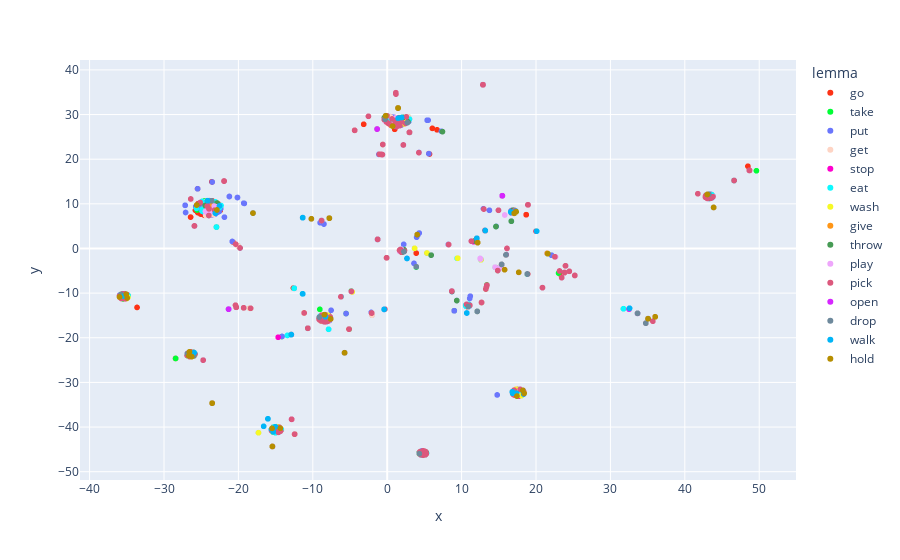

Notebook source saved alongside this figure:
### Code cell
lemmas = [y.split('_')[0] for y in y_plot]
pos = [y.split('_')[1] for y in y_plot]
ps = [y.split(' ')[0] for y in m_plot]
ts = [y.split(' ')[1] for y in m_plot]
pts = [y.rsplit(' ', 1)[0] for y in m_plot]
steps = [y.split(' ')[2] for y in m_plot]

ddict = {'x': red[:,0], 'y': red[:,1], 'lemma': lemmas, 'pos': pos,
         'lemmapos': y_plot, 'participant': ps, 'task': ts, 'pt': pts, 'step': steps}

top_feat = [vocab[i] for i in np.argmax(X_plot, axis=1)]
ddict['top'] = top_feat
    
feats = ['participant', 'top', 'step', 'pt'] 

if red.shape[1] == 3:
    ddict['z'] = red[:,2]
    d = pd.DataFrame.from_dict(ddict)
    fig = px.scatter_3d(d, x="x", y="y", z="z", color='lemma',
                 hover_data=feats)
else:
    d = pd.DataFrame.from_dict(ddict)
    fig = px.scatter(d, x="x", y="y", color='lemma', hover_data=feats,
                    color_discrete_sequence=px.colors.qualitative.Light24)
    
name = '%s_supervised=%s_mode=%s_obj=%s_win=%s_k=%s'%(POS, SUPERVISED, MODE,
                                                      OBJS, WIN_SIZE, K)
fig.write_image("figures/%s.pdf"%name)
fig.show()

### Figure 1 — Plotly figure (JSON) as saved in the notebook; plotly's stock layout.template omitted (floating-point values rounded to 4 significant figures; data arrays with more than 128 entries replaced by an {"elided": "..."} marker saying what was removed)
{"data": [{"customdata": {"elided": "300x4 str values"}, "hoverlabel": {"namelength": 0}, "hovertemplate": "lemma=go<br>x=%{x}<br>y=%{y}<br>participant=%{customdata[0]}<br>top=%{customdata[1]}<br>step=%{customdata[2]}<br>pt=%{customdata[3]}", "legendgroup": "go", "marker": {"color": "#FD3216", "symbol": "circle"}, "mode": "markers", "name": "go", "showlegend": true, "type": "scattergl", "x": {"elided": "300 float values"}, "xaxis": "x", "y": {"elided": "300 float values"}, "yaxis": "y"}, {"customdata": {"elided": "104x4 str values"}, "hoverlabel": {"namelength": 0}, "hovertemplate": "lemma=take<br>x=%{x}<br>y=%{y}<br>participant=%{customdata[0]}<br>top=%{customdata[1]}<br>step=%{customdata[2]}<br>pt=%{customdata[3]}", "legendgroup": "take", "marker": {"color": "#00FE35", "symbol": "circle"}, "mode": "markers", "name": "take", "showlegend": true, "type": "scattergl", "x": [-1.284, -8.823, -10.67, -12.89, -24.79, -35.49, -25.99, -34.94, 23.03, 18.82, 13.4, 10.97, -22.38, 12.87, 49.63, -10.19, -8.824, 2.992, 9.014, -20.03, -1.355, 12.87, 48.69, 1.363, 14.5, 12.59, -14.16, -5.107, 12.61, 9.014, -19.78, 43.67, 4.419, 46.63, 46.63, 46.63, 48.69, 2.84, -0.01182, -24.51, 14.86, 13.39, -20.03, 2.992, -0.08006, -4.825, -28.44, 48.69, 12.1, 3.899, -7.779, 42.88, 15.47, -21.32, -35.4, -26.88, 0.708, 12.87, 48.69, -5.531, -2.09, -24.81, -35.24, -23.53, -14.48, -5.531, -2.088, -34.82, -26.58, 16.92, -15.36, 12.68, 13.26, 11.1, 2.007, 31.76, 12.16, 21.57, 1.458, 1.458, 1.458, 1.458, -35.97, -23.53, -15.36, 1.458, -5.731, 35.06, -8.27, 1.458, 1.458, 1.458, 23.97, 22.09, 21.58, -9.135, 17.27, -9.052, -11.37, -7.782, 17.33, -25.56, -22.95, -12.51], "xaxis": "x", "y": [2.042, 6.245, -17.87, -19.29, 9.307, -11.3, -23.3, -10.36, -5.507, -5.741, -8.205, -12.51, 8.982, 36.67, 17.41, 6.641, 6.245, 26.01, -13.95, 0.5631, 26.75, 36.67, 17.5, 29.28, -4.194, -2.513, -19.72, -18.08, -2.496, -13.95, 0.1123, 11.39, -45.53, 15.22, 15.22, 15.22, 17.5, 29.49, 29.71, 10.68, -4.947, -8.153, 0.5629, 26.01, -2.086, -9.537, -24.63, 17.5, -14.09, -4.17, 6.794, 11.96, 11.8, -13.59, -10.7, -23.99, 28.2, 36.67, 17.5, -14.57, -14.47, 10.56, -10.14, -34.64, -40.07, -14.57, -14.47, -10.57, -23.18, -31.98, -41.08, -12.1, -9.082, -12.75, 29.35, -13.5, 1.318, -1.166, 31.46, 31.46, 31.46, 31.46, -10.86, -34.64, -41.08, 31.46, -23.36, -15.73, -16.01, 31.46, 31.46, 31.46, -3.883, -1.501, -1.164, -15.87, 8.023, -13.64, -10.16, -16.13, 8.199, 8.622, 4.796, -8.917], "yaxis": "y"}, {"customdata": {"elided": "292x4 str values"}, "hoverlabel": {"namelength": 0}, "hovertemplate": "lemma=put<br>x=%{x}<br>y=%{y}<br>participant=%{customdata[0]}<br>top=%{customdata[1]}<br>step=%{customdata[2]}<br>pt=%{customdata[3]}", "legendgroup": "put", "marker": {"color": "#6A76FC", "symbol": "circle"}, "mode": "markers", "name": "put", "showlegend": true, "type": "scattergl", "x": {"elided": "292 float values"}, "xaxis": "x", "y": {"elided": "292 float values"}, "yaxis": "y"}, {"customdata": {"elided": "50x4 str values"}, "hoverlabel": {"namelength": 0}, "hovertemplate": "lemma=get<br>x=%{x}<br>y=%{y}<br>participant=%{customdata[0]}<br>top=%{customdata[1]}<br>step=%{customdata[2]}<br>pt=%{customdata[3]}", "legendgroup": "get", "marker": {"color": "#FED4C4", "symbol": "circle"}, "mode": "markers", "name": "get", "showlegend": true, "type": "scattergl", "x": [17.23, -12.85, -2.088, 23.83, 23.96, 22.54, -23.43, 17.71, -12.85, -2.039, -20.03, 9.469, 15.38, 15.96, -8.789, -24.61, 2.842, -23.4, 0.4565, -24.29, 15.11, 15.78, 17.69, -34.85, -23.53, -15.48, -9.123, 11.61, -14.65, -23.53, -15.48, -1.292, -8.825, -1.355, -1.355, -8.312, 23.45, 20.87, 2.231, 2.231, 11.1, -24.66, 5.287, 43.71, 17.01, -24.39, 16.98, -11.16, -18.48, 17.27], "xaxis": "x", "y": [-32.92, -38.26, -14.47, -5.396, -3.884, -1.861, 8.89, -32.31, -38.26, -14.93, 0.5631, -2.173, -3.583, -1.441, -16.31, 9.066, 29.49, 7.543, 29.46, 10.64, -4.384, -4.749, -5.344, -10.94, -34.64, -40.29, -15.48, 1.507, -19.89, -34.64, -40.29, 2.042, 6.246, 26.75, 26.75, -15.61, -6.531, -8.777, -0.245, -0.245, -12.75, 8.288, -45.84, 11.88, 7.858, 7.393, 7.856, -14.45, -13.39, 8.023], "yaxis": "y"}, {"customdata": [["1_1a", "1", "21124-21132", "1_1a 1"], ["1_1a", "3", "21132-21141", "1_1a 1"], ["1_1a", "3", "21141-21178", "1_1a 1"], ["2_2a", "1", "10220-10251", "2_2a 1"], ["2_2a", "3", "10251-10278", "2_2a 1"], ["2_2a", "3", "10278-10284", "2_2a 1"], ["3_1b", "1", "16918-16920", "3_1b 2"], ["3_1b", "1", "16920-16945", "3_1b 2"], ["4_2b", "4", "13433-13446", "4_2b 1"], ["4_2b", "3", "13446-13464", "4_2b 1"], ["4_2b", "3", "13464-13467", "4_2b 1"], ["10_2b", "3", "65867-65871", "10_2b 5"], ["10_2b", "3", "65871-65899", "10_2b 5"], ["11_1c", "7", "46287-46305", "11_1c 5"], ["11_1c", "3", "46305-46314", "11_1c 5"], ["11_1c", "3", "46314-46323", "11_1c 5"], ["12_2c", "1", "52048-52074", "12_2c 5"], ["12_2c", "1", "52074-52075", "12_2c 5"], ["14_2a", "1", "44795-44829", "14_2a 5"], ["14_2a", "1", "44829-44849", "14_2a 5"]], "hoverlabel": {"namelength": 0}, "hovertemplate": "lemma=stop<br>x=%{x}<br>y=%{y}<br>participant=%{customdata[0]}<br>top=%{customdata[1]}<br>step=%{customdata[2]}<br>pt=%{customdata[3]}", "legendgroup": "stop", "marker": {"color": "#FE00CE", "symbol": "circle"}, "mode": "markers", "name": "stop", "showlegend": true, "type": "scattergl", "x": [17.5, -12.85, -2.088, 17.77, -16.03, -12.89, 12.87, 48.69, 11.6, -14.65, -26.1, -34.94, -26.02, -0.08364, -4.716, -2.088, 12.87, 48.69, 12.87, 48.7], "xaxis": "x", "y": [-31.5, -38.26, -14.47, -33.06, -38.15, -19.29, 36.67, 17.5, 1.506, -19.89, -23.24, -10.36, -23.28, -2.088, -9.738, -14.47, 36.67, 17.5, 36.67, 17.5], "yaxis": "y"}, {"customdata": {"elided": "104x4 str values"}, "hoverlabel": {"namelength": 0}, "hovertemplate": "lemma=eat<br>x=%{x}<br>y=%{y}<br>participant=%{customdata[0]}<br>top=%{customdata[1]}<br>step=%{customdata[2]}<br>pt=%{customdata[3]}", "legendgroup": "eat", "marker": {"color": "#0DF9FF", "symbol": "circle"}, "mode": "markers", "name": "eat", "showlegend": true, "type": "scattergl", "x": [17.79, -14.25, -5.73, 0.3344, -16.03, -13.41, -1.355, -22.34, -1.355, 4.602, 10.97, -22.75, 23.83, 25.21, 32.51, -23.12, 2.279, -7.955, -15.43, 2.992, -35.75, -26.85, 1.732, -34.82, 17.62, -15.0, 2.984, -5.729, 33.64, 31.76, -23.53, -23.53, -23.53, -23.53, -25.82, -1.281, -8.823, 11.79, 1.883, -22.54, 10.55, -7.876, -6.2, -18.04, -11.36, 1.928, 11.03, 2.236, 9.4, 43.87, -14.59, -24.87, 2.117, 2.162, -24.89, 17.14, -15.3, -1.355, -1.355, 2.992, 12.87, 46.63, 42.86, 2.992, -23.98, 12.05, 13.17, 1.458, -25.64, 1.458, 18.04, 1.458, 1.458, 1.458, 16.69, 14.62, -24.88, 17.84, -14.88, 17.07, 18.04, -15.43, 35.06, 10.6, 23.84, 17.71, -15.01, -5.731, 35.06, 1.458, -9.022, 17.88, -15.14, 1.458, 5.287, 43.62, 1.458, -22.95, -12.51, -35.78, -26.1, 1.458, 23.84, -8.456], "xaxis": "x", "y": [-31.54, -40.5, -23.36, 28.48, -38.15, -19.47, 26.75, 9.625, 26.75, -46.26, -12.51, 9.932, -5.396, -6.046, -13.58, 10.47, 28.8, -14.95, -44.35, 26.01, -10.25, -23.54, 27.56, -10.57, -32.07, -41.27, 28.97, -23.36, -14.53, -13.5, -34.64, -34.64, -34.64, -34.64, -23.59, 2.04, 6.245, 1.682, -0.1649, 9.174, -12.71, -18.1, -10.8, 7.925, 6.908, 29.34, -12.95, -0.2515, -2.203, 9.185, -41.16, 8.74, -0.1725, 29.35, 10.54, -32.86, -40.01, 26.75, 26.75, 26.01, 36.67, 15.22, 11.95, 26.01, 7.385, 2.278, 3.994, 31.46, 9.0, 31.46, -32.95, 31.46, 31.46, 31.46, 6.111, 4.915, 8.366, -32.5, -39.93, 7.896, -32.95, -44.35, -15.73, -12.92, -5.397, -32.21, -41.27, -23.36, -15.73, 31.46, -15.15, -31.56, -39.95, 31.46, -45.86, 12.03, 31.46, 4.796, -8.917, -10.28, -23.24, 31.46, -5.397, -16.43], "yaxis": "y"}, {"customdata": {"elided": "51x4 str values"}, "hoverlabel": {"namelength": 0}, "hovertemplate": "lemma=wash<br>x=%{x}<br>y=%{y}<br>participant=%{customdata[0]}<br>top=%{customdata[1]}<br>step=%{customdata[2]}<br>pt=%{customdata[3]}", "legendgroup": "wash", "marker": {"color": "#F6F926", "symbol": "circle"}, "mode": "markers", "name": "wash", "showlegend": true, "type": "scattergl", "x": [2.327, 23.96, 22.54, 9.469, 9.468, 17.47, -17.3, -19.29, 3.685, 5.345, 12.61, -8.899, -35.71, -25.99, -0.594, -1.042, -7.683, 12.68, 13.26, -1.355, -35.24, -25.87, 1.11, 4.328, 43.04, 2.291, -11.16, -18.36, 20.05, 48.69, 18.01, -14.86, -8.01, 0.6739, -0.08364, -4.716, -2.088, 5.166, 43.87, -14.63, 25.22, 32.51, -34.85, -23.53, -14.36, -35.0, -26.28, 17.28, -23.53, -26.58, 1.458], "xaxis": "x", "y": [28.81, -3.882, -1.858, -2.174, -2.173, -31.54, -41.27, -13.29, 0.02143, -1.011, -2.495, -16.24, -10.2, -24.09, 23.29, 21.11, -15.32, -12.1, -9.081, 26.75, -10.14, -23.85, 28.06, -46.02, 11.26, 27.91, -14.45, -13.4, 3.894, 17.5, -32.97, -39.93, -14.93, 27.45, -2.088, -9.737, -14.47, -45.52, 9.186, -39.96, -6.046, -13.58, -10.93, -34.64, -40.93, -11.21, -24.21, -31.57, -34.64, -23.18, 31.46], "yaxis": "y"}, {"customdata": [["1_1a", "4", "33784-33786", "1_1a 3"], ["1_1a", "5", "33786-33822", "1_1a 3"], ["1_1a", "3", "33822-33831", "1_1a 3"], ["1_1a", "3", "33831-33839", "1_1a 3"], ["3_1b", "2", "20449-20539", "3_1b 3"], ["4_2b", "1", "35708-35717", "4_2b 4"], ["8_2a", "3", "25928-25929", "8_2a 3"], ["8_2a", "3", "25929-25938", "8_2a 3"], ["8_2a", "3", "25938-25947", "8_2a 3"], ["8_2a", "3", "25947-25951", "8_2a 3"], ["17_1c", "1", "32057-32074", "17_1c 4"]], "hoverlabel": {"namelength": 0}, "hovertemplate": "lemma=give<br>x=%{x}<br>y=%{y}<br>participant=%{customdata[0]}<br>top=%{customdata[1]}<br>step=%{customdata[2]}<br>pt=%{customdata[3]}", "legendgroup": "give", "marker": {"color": "#FF9616", "symbol": "circle"}, "mode": "markers", "name": "give", "showlegend": true, "type": "scattergl", "x": [12.16, 21.51, 33.64, 35.06, -23.53, 2.992, -35.89, -23.53, -12.44, -5.132, 1.458], "xaxis": "x", "y": [1.317, -1.091, -14.53, -15.73, 9.605, 26.01, -11.01, -34.64, -41.59, -18.07, 31.46], "yaxis": "y"}, {"customdata": {"elided": "35x4 str values"}, "hoverlabel": {"namelength": 0}, "hovertemplate": "lemma=throw<br>x=%{x}<br>y=%{y}<br>participant=%{customdata[0]}<br>top=%{customdata[1]}<br>step=%{customdata[2]}<br>pt=%{customdata[3]}", "legendgroup": "throw", "marker": {"color": "#479B55", "symbol": "circle"}, "mode": "markers", "name": "throw", "showlegend": true, "type": "scattergl", "x": [2.065, -0.3711, 15.11, -8.35, -24.47, -25.2, 2.288, 5.102, 43.18, 2.791, -22.86, 2.162, 14.96, 5.907, 5.219, 42.79, -8.301, -10.67, -12.89, 16.95, 2.236, 16.95, 4.322, 43.37, 16.68, 14.62, 8.258, 2.254, 9.351, 8.702, 11.73, 7.429, -23.53, -26.1, 15.38], "xaxis": "x", "y": [-0.8122, 29.32, -4.384, -14.83, 9.631, 10.18, -0.6426, -46.22, 12.16, 28.35, 10.18, 29.35, -4.483, -1.495, -45.61, 11.46, -15.3, -17.87, -19.29, 8.579, -0.2515, 8.579, -45.69, 11.22, 6.11, 4.914, 0.8863, -0.2716, -11.66, -9.63, 1.69, 26.17, -34.64, -23.24, -3.58], "yaxis": "y"}, {"customdata": {"elided": "51x4 str values"}, "hoverlabel": {"namelength": 0}, "hovertemplate": "lemma=play<br>x=%{x}<br>y=%{y}<br>participant=%{customdata[0]}<br>top=%{customdata[1]}<br>step=%{customdata[2]}<br>pt=%{customdata[3]}", "legendgroup": "play", "marker": {"color": "#EEA6FB", "symbol": "circle"}, "mode": "markers", "name": "play", "showlegend": true, "type": "scattergl", "x": [17.87, -15.55, 35.06, 14.51, 12.55, 12.5, 10.67, -18.04, -10.19, -8.824, -22.95, 2.258, 10.99, -8.895, -5.731, 35.06, -1.355, -23.67, 1.17, -23.18, -0.2424, 15.79, 16.1, -7.927, 1.363, 17.02, -14.36, 1.901, -18.04, -11.35, 0.6383, -23.25, 23.97, 22.63, 8.257, -8.456, -24.43, -5.729, 35.06, 25.22, 32.51, 1.695, -24.18, 1.458, 1.458, 15.78, 17.69, 1.695, 1.458, -14.34, 15.11], "xaxis": "x", "y": [-31.56, -40.47, -15.73, -4.194, -2.377, -2.246, -12.54, 7.925, 6.641, 6.245, 9.31, -0.6985, -12.99, -16.23, -23.36, -15.73, 26.75, 8.3, 29.26, 9.174, 28.48, 7.502, 0.01503, -16.28, 29.28, -31.79, -40.29, -0.1603, 7.925, 6.907, 27.75, 9.508, -3.883, -1.884, 0.8865, -16.43, 8.32, -23.36, -15.73, -6.047, -13.58, -0.6266, 7.947, 31.46, 31.46, -4.752, -5.35, -0.6266, 31.46, -40.9, -4.384], "yaxis": "y"}, {"customdata": {"elided": "223x4 str values"}, "hoverlabel": {"namelength": 0}, "hovertemplate": "lemma=pick<br>x=%{x}<br>y=%{y}<br>participant=%{customdata[0]}<br>top=%{customdata[1]}<br>step=%{customdata[2]}<br>pt=%{customdata[3]}", "legendgroup": "pick", "marker": {"color": "#DC587D", "symbol": "circle"}, "mode": "markers", "name": "pick", "showlegend": true, "type": "scattergl", "x": {"elided": "223 float values"}, "xaxis": "x", "y": {"elided": "223 float values"}, "yaxis": "y"}, {"customdata": [["1_1a", "3", "41379-41382", "1_1a 4"], ["1_1a", "3", "41382-41391", "1_1a 4"], ["1_1a", "3", "41391-41400", "1_1a 4"], ["1_1a", "3", "41400-41409", "1_1a 4"], ["1_1a", "3", "41409-41414", "1_1a 4"], ["9_1b", "1", "28342-28351", "9_1b 4"], ["17_1c", "8", "41671-41679", "17_1c 5"], ["17_1c", "3", "41679-41697", "17_1c 5"], ["17_1c", "3", "41697-41707", "17_1c 5"]], "hoverlabel": {"namelength": 0}, "hovertemplate": "lemma=open<br>x=%{x}<br>y=%{y}<br>participant=%{customdata[0]}<br>top=%{customdata[1]}<br>step=%{customdata[2]}<br>pt=%{customdata[3]}", "legendgroup": "open", "marker": {"color": "#D626FF", "symbol": "circle"}, "mode": "markers", "name": "open", "showlegend": true, "type": "scattergl", "x": [-5.731, 33.64, 33.64, 33.64, 32.51, -1.355, 15.47, -21.32, -26.84], "xaxis": "x", "y": [-23.36, -14.53, -14.53, -14.53, -13.58, 26.75, 11.8, -13.59, -23.51], "yaxis": "y"}, {"customdata": [["1_1a", "7", "51307-51343", "1_1a 5"], ["2_2a", "3", "11928-11934", "2_2a 2"], ["2_2a", "3", "11934-11937", "2_2a 2"], ["7_1a", "2", "41991-41994", "7_1a 3"], ["7_1a", "1", "41994-42036", "7_1a 3"], ["7_1a", "3", "47473-47500", "7_1a 4"], ["8_2a", "6", "26945-26963", "8_2a 4"], ["9_1b", "1", "5789-5898", "9_1b 1"], ["9_1b", "2", "8157-8202", "9_1b 1"], ["10_2b", "1", "51825-51852", "10_2b 4"], ["11_1c", "1", "18689-18715", "11_1c 1"], ["11_1c", "3", "20441-20448", "11_1c 1"], ["11_1c", "3", "20448-20459", "11_1c 1"], ["11_1c", "6", "24608-24633", "11_1c 2"], ["11_1c", "7", "24633-24653", "11_1c 2"], ["12_2c", "3", "31203-31230", "12_2c 2"], ["17_1c", "1", "9809-9854", "17_1c 1"], ["17_1c", "1", "13863-13890", "17_1c 2"], ["17_1c", "3", "21724-21726", "17_1c 3"], ["17_1c", "3", "21726-21744", "17_1c 3"], ["17_1c", "3", "21744-21762", "17_1c 3"], ["17_1c", "3", "21762-21771", "17_1c 3"], ["17_1c", "5", "21771-21788", "17_1c 3"], ["17_1c", "1", "45162-45189", "17_1c 5"], ["18_2c", "9", "24347-24354", "18_2c 4"], ["18_2c", "8", "24354-24361", "18_2c 4"]], "hoverlabel": {"namelength": 0}, "hovertemplate": "lemma=drop<br>x=%{x}<br>y=%{y}<br>participant=%{customdata[0]}<br>top=%{customdata[1]}<br>step=%{customdata[2]}<br>pt=%{customdata[3]}", "legendgroup": "drop", "marker": {"color": "#6E899C", "symbol": "circle"}, "mode": "markers", "name": "drop", "showlegend": true, "type": "scattergl", "x": [2.249, -35.77, -25.98, 4.325, 43.24, -9.121, 10.88, 2.723, -23.6, -0.2892, 1.596, -5.731, 35.06, 12.1, 3.904, -26.85, 1.458, 1.458, -5.729, 33.64, 33.64, 34.76, 18.82, 1.458, 15.38, 15.96], "xaxis": "x", "y": [-0.7086, -10.27, -24.07, -45.97, 12.17, -15.37, -13.04, 28.19, 10.68, 28.94, 29.31, -23.36, -15.73, -14.09, -4.091, -23.54, 31.46, 31.46, -23.36, -14.53, -14.53, -16.73, -5.712, 31.46, -3.577, -1.436], "yaxis": "y"}, {"customdata": [["1_1a", "2", "56727-56745", "1_1a 6"], ["4_2b", "2", "15921-15927", "4_2b 2"], ["6_2c", "3", "4905-4914", "6_2c 1"], ["6_2c", "3", "4914-4927", "6_2c 1"], ["6_2c", "7", "5505-5535", "6_2c 1"], ["6_2c", "8", "9616-9641", "6_2c 1"], ["6_2c", "2", "12814-12832", "6_2c 2"], ["6_2c", "1", "19109-19143", "6_2c 3"], ["6_2c", "3", "19143-19152", "6_2c 3"], ["6_2c", "3", "19152-19153", "6_2c 3"], ["6_2c", "1", "20458-20475", "6_2c 3"], ["6_2c", "3", "20475-20476", "6_2c 3"], ["6_2c", "1", "22092-22110", "6_2c 3"], ["6_2c", "3", "24167-24181", "6_2c 3"], ["6_2c", "1", "24903-24912", "6_2c 3"], ["6_2c", "3", "24912-24918", "6_2c 3"], ["6_2c", "8", "26126-26160", "6_2c 4"], ["6_2c", "1", "29687-29714", "6_2c 4"], ["6_2c", "6", "40054-40068", "6_2c 6"], ["6_2c", "3", "40068-40072", "6_2c 6"], ["6_2c", "4", "41467-41472", "6_2c 6"], ["6_2c", "8", "41472-41517", "6_2c 6"], ["6_2c", "5", "41517-41526", "6_2c 6"], ["6_2c", "3", "41526-41562", "6_2c 6"], ["6_2c", "3", "41562-41589", "6_2c 6"], ["6_2c", "2", "41589-41597", "6_2c 6"], ["6_2c", "2", "42167-42192", "6_2c 6"], ["6_2c", "2", "42192-42203", "6_2c 6"], ["6_2c", "3", "43511-43515", "6_2c 6"], ["6_2c", "3", "43515-43574", "6_2c 6"], ["13_1a", "1", "6178-6192", "13_1a 1"], ["13_1a", "3", "6192-6205", "13_1a 1"]], "hoverlabel": {"namelength": 0}, "hovertemplate": "lemma=walk<br>x=%{x}<br>y=%{y}<br>participant=%{customdata[0]}<br>top=%{customdata[1]}<br>step=%{customdata[2]}<br>pt=%{customdata[3]}", "legendgroup": "walk", "marker": {"color": "#00B5F7", "symbol": "circle"}, "mode": "markers", "name": "walk", "showlegend": true, "type": "scattergl", "x": [-22.54, -24.16, -16.03, -12.89, 2.663, 17.26, -23.1, 16.82, -16.61, -11.37, 18.35, -15.31, 1.465, -8.301, 16.86, -15.01, 16.61, 1.929, 10.7, -0.4115, 12.05, 13.18, 20.09, 32.57, -11.35, -11.35, -18.04, -11.35, -35.4, -25.95, 17.37, -15.56], "xaxis": "x", "y": [9.529, 10.71, -38.15, -19.29, -2.239, 8.371, 7.906, -32.11, -39.84, -10.16, -32.58, -41.06, 29.15, -15.3, -32.46, -39.94, 8.162, 29.34, -14.45, -13.64, 2.277, 4.03, 3.872, -13.4, -10.16, 6.907, 7.925, 6.907, -10.7, -23.32, -32.43, -40.49], "yaxis": "y"}, {"customdata": {"elided": "39x4 str values"}, "hoverlabel": {"namelength": 0}, "hovertemplate": "lemma=hold<br>x=%{x}<br>y=%{y}<br>participant=%{customdata[0]}<br>top=%{customdata[1]}<br>step=%{customdata[2]}<br>pt=%{customdata[3]}", "legendgroup": "hold", "marker": {"color": "#B68E00", "symbol": "circle"}, "mode": "markers", "name": "hold", "showlegend": true, "type": "scattergl", "x": [18.23, -15.48, -8.432, -5.731, 35.06, 0.7229, 15.78, 17.68, -34.94, -26.58, -22.89, -0.2118, 17.44, -15.43, 36.02, 4.025, -7.774, 43.02, 12.16, 21.58, -35.07, -26.58, -35.97, -26.28, -25.61, 18.41, -23.53, -26.65, 1.458, 1.458, 17.07, -18.04, -10.19, -7.775, 43.87, -14.36, -7.602, 1.458, 17.32], "xaxis": "x", "y": [-31.79, -40.29, -14.83, -23.36, -15.73, 27.4, -4.751, -5.347, -11.1, -23.18, 8.622, 29.73, -33.06, -44.35, -15.31, 3.112, 6.793, 12.09, 1.313, -1.164, -10.26, -23.18, -10.86, -24.21, 9.715, -32.45, -34.64, -24.05, 31.46, 31.46, 7.869, 7.925, 6.641, 6.794, 9.185, -40.25, -15.77, 31.46, 8.247], "yaxis": "y"}], "layout": {"legend": {"title": {"text": "lemma"}, "tracegroupgap": 0}, "margin": {"t": 60}, "xaxis": {"anchor": "y", "domain": [0, 1], "title": {"text": "x"}}, "yaxis": {"anchor": "x", "domain": [0, 1], "title": {"text": "y"}}}}
